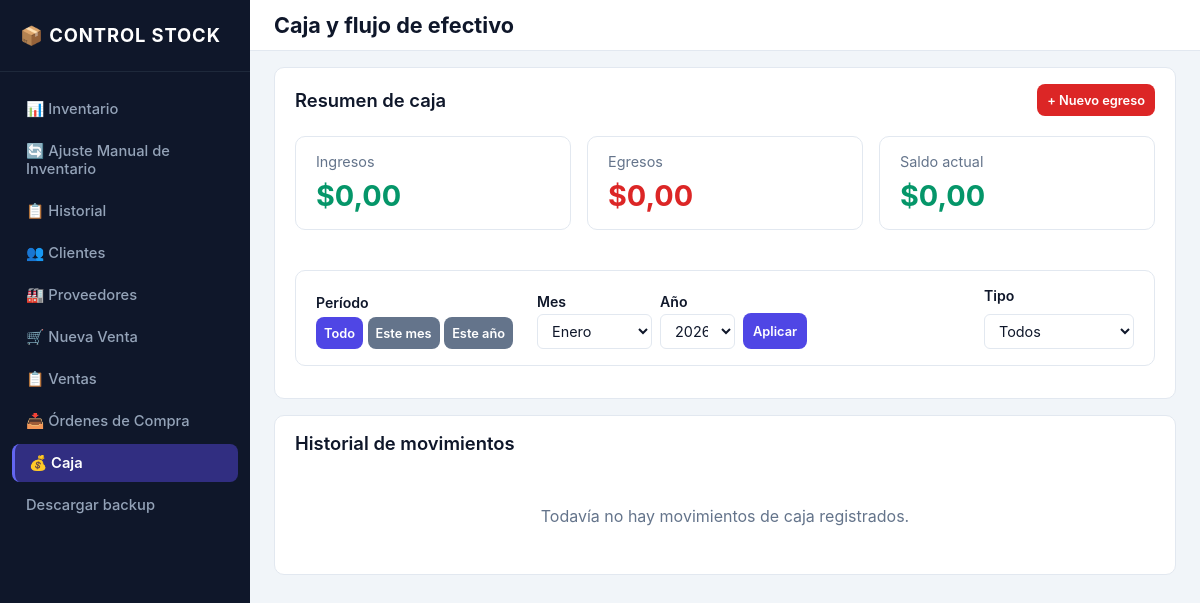
Page /caja/ on the earlier database version.
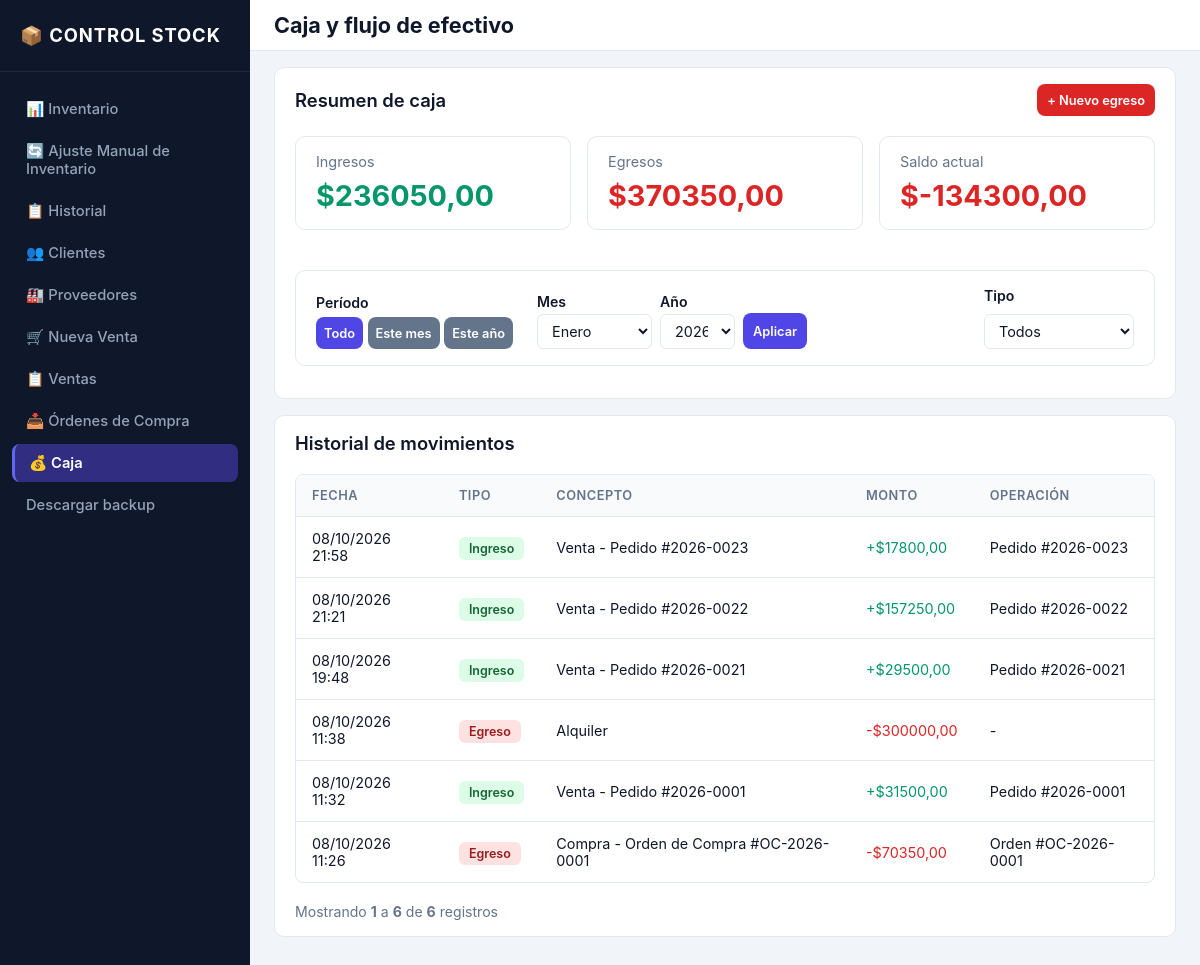
Same page on the later database version.
### inventario/models.py (models this page shows, shortened)
class MovimientoCaja(models.Model):
    class TipoMovimientoCaja(models.TextChoices):
        INGRESO = "INGRESO", "Ingreso"
        EGRESO = "EGRESO", "Egreso"
    fecha = models.DateTimeField(default=timezone.now, verbose_name="Fecha")
    tipo = models.CharField(
        max_length=10,
        choices=TipoMovimientoCaja.choices,
        verbose_name="Tipo",
    )
    monto = models.DecimalField(
        max_digits=12,
        decimal_places=2,
        validators=[MinValueValidator(Decimal("0.01"))],
        verbose_name="Monto",
    )
    concepto = models.CharField(
        max_length=255,
        verbose_name="Concepto",
    )
    pedido = models.ForeignKey(
        Pedido,
        on_delete=models.SET_NULL,
        null=True,
        blank=True,
        related_name="movimientos_caja",
        verbose_name="Pedido",
    )
    orden_compra = models.ForeignKey(
        OrdenCompra,
        on_delete=models.SET_NULL,
        null=True,
        blank=True,
        related_name="movimientos_caja",
        verbose_name="Orden de compra",
    )
    class Meta:
        verbose_name = "Movimiento de Caja"
        verbose_name_plural = "Movimientos de Caja"
        ordering = ["-fecha", "-id"]

class Pedido(models.Model):
    class EstadoPedido(models.TextChoices):
        CONFIRMADO = "CONFIRMADO", "Confirmado"
        CANCELADO = "CANCELADO", "Cancelado"
    numero_operacion = models.CharField(
        max_length=20,
        unique=True,
        verbose_name="Número de operación",
    )
    cliente = models.ForeignKey(
        Cliente,
        on_delete=models.PROTECT,
        related_name="pedidos",
        verbose_name="Cliente",
        null=True,
        blank=True,
    )
    cliente_nombre = models.CharField(max_length=150, blank=True, default="", verbose_name="Nombre del cliente al vender")
    cliente_tipo_documento = models.CharField(max_length=10, blank=True, default="", verbose_name="Tipo de documento al vender")
    cliente_numero_documento = models.CharField(max_length=20, blank=True, default="", verbose_name="Documento del cliente al vender")
    cliente_telefono = models.CharField(max_length=50, blank=True, default="", verbose_name="Teléfono del cliente al vender")
    fecha = models.DateTimeField(
        default=timezone.now,
        verbose_name="Fecha",
    )
    estado = models.CharField(
        max_length=15,
        choices=EstadoPedido.choices,
        default=EstadoPedido.CONFIRMADO,
        verbose_name="Estado",
    )
    observacion = models.TextField(
        blank=True,
        null=True,
        verbose_name="Observación",
    )
    fecha_creacion = models.DateTimeField(auto_now_add=True, verbose_name="Fecha de creación")
    fecha_actualizacion = models.DateTimeField(auto_now=True, verbose_name="Última actualización")
    class Meta:
        verbose_name = "Pedido"
        verbose_name_plural = "Pedidos"
        ordering = ["-fecha", "-id"]

class OrdenCompra(models.Model):
    class EstadoOrdenCompra(models.TextChoices):
        PENDIENTE = "PENDIENTE", "Pendiente"
        RECIBIDA = "RECIBIDA", "Recibida"
        CANCELADA = "CANCELADA", "Cancelada"
    numero_operacion = models.CharField(
        max_length=20,
        unique=True,
        verbose_name="Número de operación",
    )
    proveedor = models.ForeignKey(
        Proveedor,
        on_delete=models.PROTECT,
        related_name="ordenes_compra",
        verbose_name="Proveedor",
    )
    fecha = models.DateTimeField(default=timezone.now, verbose_name="Fecha")
    estado = models.CharField(
        max_length=15,
        choices=EstadoOrdenCompra.choices,
        default=EstadoOrdenCompra.PENDIENTE,
        verbose_name="Estado",
    )
    observacion = models.TextField(blank=True, verbose_name="Observación")
    fecha_creacion = models.DateTimeField(auto_now_add=True, verbose_name="Fecha de creación")
    fecha_actualizacion = models.DateTimeField(auto_now=True, verbose_name="Última actualización")
    class Meta:
        verbose_name = "Orden de compra"
        verbose_name_plural = "Órdenes de compra"
        ordering = ["-fecha", "-id"]

### inventario/views.py (the view, shortened to what this page needs)
# urls.py: path("caja/", views.caja_dashboard, name="caja_dashboard"),
def caja_dashboard(request):
    from decimal import Decimal
    periodo = (request.GET.get("periodo") or "todo").strip().lower()
    mes = (request.GET.get("mes") or "").strip()
    anio = (request.GET.get("anio") or "").strip()
    tipo = (request.GET.get("tipo") or "TODOS").strip().upper()
    valid_periodos = {"todo", "mes_actual", "anio_actual", "mes_especifico"}
    if periodo not in valid_periodos:
        periodo = "todo"
    if tipo not in {"TODOS", "INGRESO", "EGRESO"}:
        tipo = "TODOS"
    mes_num = None
    anio_num = None
    hoy = timezone.localdate()
    meses = [
        (1, "Enero"), (2, "Febrero"), (3, "Marzo"), (4, "Abril"),
        (5, "Mayo"), (6, "Junio"), (7, "Julio"), (8, "Agosto"),
        (9, "Septiembre"), (10, "Octubre"), (11, "Noviembre"), (12, "Diciembre"),
    ]
    primer_movimiento = MovimientoCaja.objects.aggregate(primer_fecha=Min("fecha"))["primer_fecha"]
    anio_inicial = min(primer_movimiento.year, hoy.year) if primer_movimiento else hoy.year - 4
    anios = list(range(hoy.year, anio_inicial - 1, -1))
    queryset_periodo = MovimientoCaja.objects.select_related("pedido", "orden_compra")
    agregados = queryset_periodo.aggregate(
        total_ingresos=Sum("monto", filter=Q(tipo="INGRESO")),
        total_egresos=Sum("monto", filter=Q(tipo="EGRESO")),
    )
    total_ingresos = agregados["total_ingresos"] or Decimal("0.00")
    total_egresos = agregados["total_egresos"] or Decimal("0.00")
    saldo = total_ingresos - total_egresos
    queryset_tabla = queryset_periodo
    if tipo in {"INGRESO", "EGRESO"}:
        queryset_tabla = queryset_tabla.filter(tipo=tipo)
    paginator = Paginator(queryset_tabla.order_by("-fecha", "-id"), 20)
    page_number = request.GET.get("page")
    page_obj = paginator.get_page(page_number)
    return render(
        request,
        "inventario/caja_dashboard.html",
        {
            "total_ingresos": total_ingresos,
            "total_egresos": total_egresos,
            "saldo": saldo,
            "movimientos": page_obj,
            "page_obj": page_obj,
            "periodo": periodo,
            "mes": str(mes_num) if mes_num is not None else "",
            "anio": str(anio_num) if anio_num is not None else "",
            "tipo": tipo,
            "mostrar_saldo_periodo": periodo != "todo",
            "meses": meses,
            "anios": anios,
        },
    )

### inventario/templatetags/inventario_tags.py (called while the page is built)
@register.simple_tag(takes_context=True)
def param_replace(context, **kwargs):
    request = context.get("request")
    if not request:
        return ""
    params = request.GET.copy()
    for key, value in kwargs.items():
        if value is not None and value != "":
            params[key] = value
        else:
            params.pop(key, None)
    return params.urlencode()

### templates/inventario/caja_dashboard.html (shortened to what the changed rows need)
{% extends 'base.html' %}
{% load inventario_tags %}
{% block topbar_title %}Caja y flujo de efectivo{% endblock %}
{% block content %}
<div class="card">
    <div class="card-header-flex">
        <h2 class="card-title">Resumen de caja</h2>
    </div>
    <div class="summary-grid">
        <div class="card">
            <div class="text-muted">Ingresos</div>
            <div class="saldo-valor text-success">${{ total_ingresos|floatformat:2 }}</div>
        </div>
        <div class="card">
            <div class="text-muted">Egresos</div>
            <div class="saldo-valor text-danger">${{ total_egresos|floatformat:2 }}</div>
        </div>
        <div class="card">
            <div class="text-muted">{% if mostrar_saldo_periodo %}Saldo del período{% else %}Saldo actual{% endif %}</div>
            <div class="saldo-valor {% if saldo < 0 %}text-danger{% else %}text-success{% endif %}">${{ saldo|floatformat:2 }}</div>
        </div>
    </div>
</div>
<div class="card">
    <div class="card-header-flex">
        <h2 class="card-title">Historial de movimientos</h2>
    </div>
    {% if movimientos %}
        <div class="table-responsive">
            <table>
                <thead>
                    <tr>
                        <th>Fecha</th>
                        <th>Tipo</th>
                        <th>Concepto</th>
                        <th>Monto</th>
                        <th>Operación</th>
                    </tr>
                </thead>
                <tbody>
                    {% for movimiento in movimientos %}
                        <tr>
                            <td>{{ movimiento.fecha|date:"d/m/Y H:i" }}</td>
                            <td>
                                <span class="badge {% if movimiento.tipo == 'INGRESO' %}badge-success{% else %}badge-danger{% endif %}">
                                    {{ movimiento.get_tipo_display }}
                                </span>
                            </td>
                            <td>{{ movimiento.concepto }}</td>
                            <td class="{% if movimiento.tipo == 'INGRESO' %}text-success{% else %}text-danger{% endif %}">
                                {% if movimiento.tipo == 'INGRESO' %}+{% else %}-{% endif %}${{ movimiento.monto|floatformat:2 }}
                            </td>
                            <td>
                                {% if movimiento.pedido %}
                                    Pedido #{{ movimiento.pedido.numero_operacion }}
                                {% elif movimiento.orden_compra %}
                                    Orden #{{ movimiento.orden_compra.numero_operacion }}
                                {% else %}
                                    -
                                {% endif %}
                            </td>
                        </tr>
                    {% endfor %}
                </tbody>
            </table>
        </div>
        {% include 'inventario/includes/pagination.html' with page_obj=page_obj %}
    {% else %}
        <div class="empty-row">Todavía no hay movimientos de caja registrados.</div>
    {% endif %}
</div>
{% endblock %}

Differences in the rows shown:
added MovimientoCaja: fecha "08/10/2026 21:58", tipo "Ingreso", concepto "Venta - Pedido #2026-0023", monto "17800,00", pedido.numero_operacion "2026-0023"
added MovimientoCaja: fecha "08/10/2026 21:21", tipo "Ingreso", concepto "Venta - Pedido #2026-0022", monto "157250,00", pedido.numero_operacion "2026-0022"
added MovimientoCaja: fecha "08/10/2026 19:48", tipo "Ingreso", concepto "Venta - Pedido #2026-0021", monto "29500,00", pedido.numero_operacion "2026-0021"
added MovimientoCaja: fecha "08/10/2026 11:38", tipo "Egreso", concepto "Alquiler", monto "300000,00"
added MovimientoCaja: fecha "08/10/2026 11:32", tipo "Ingreso", concepto "Venta - Pedido #2026-0001", monto "31500,00", pedido.numero_operacion "2026-0001"
added MovimientoCaja: fecha "08/10/2026 11:26", tipo "Egreso", concepto "Compra - Orden de Compra #OC-2026-0001", monto "70350,00", orden_compra.numero_operacion "OC-2026-0001"
Other differences:
{{ total_ingresos|floatformat:2 }}: "0,00" → "236050,00"
{{ total_egresos|floatformat:2 }}: "0,00" → "370350,00"
{{ saldo|floatformat:2 }}: "0,00" → "-134300,00"
{{ page_obj.start_index }}: (not shown) → "1"
{{ page_obj.end_index }}: (not shown) → "6"
{{ page_obj.paginator.count }}: (not shown) → "6"
text no longer shown: "Todavía no hay movimientos de caja registrados."
text now shown: "FECHA TIPO CONCEPTO MONTO OPERACIÓN Mostrando a de registros"
